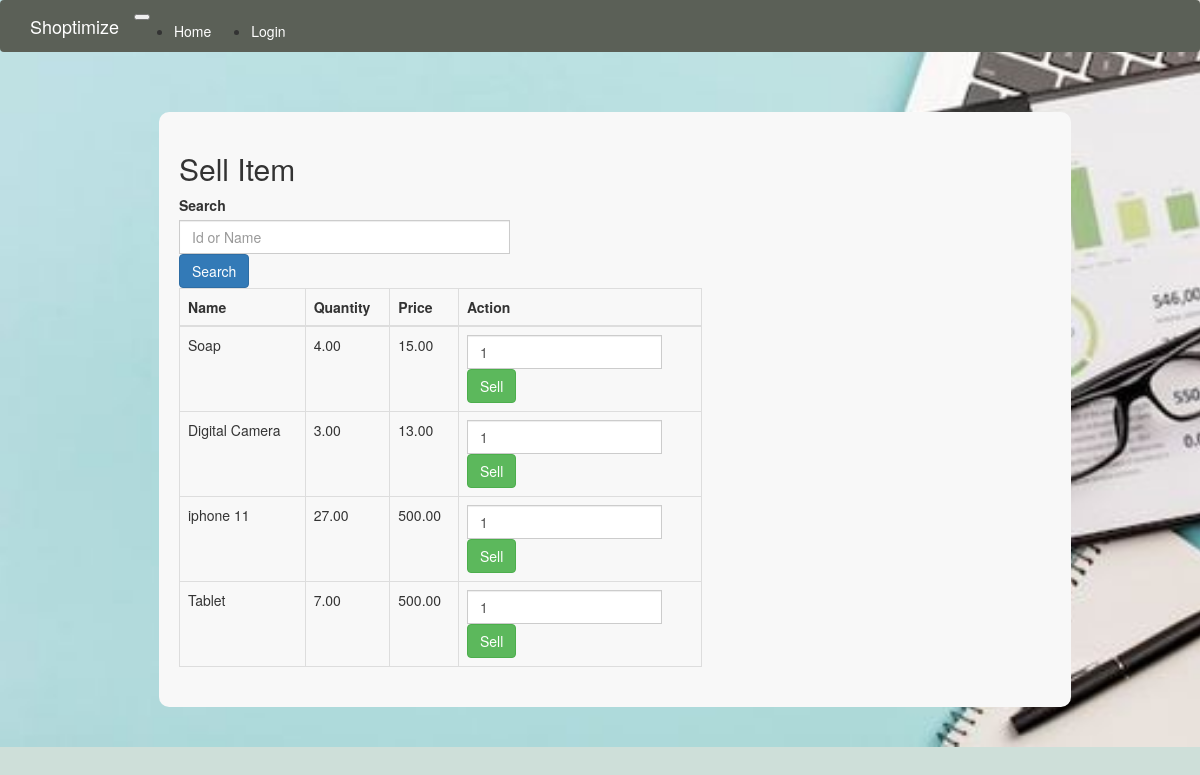
/search_items_cashier, run on an earlier commit of the app's database.
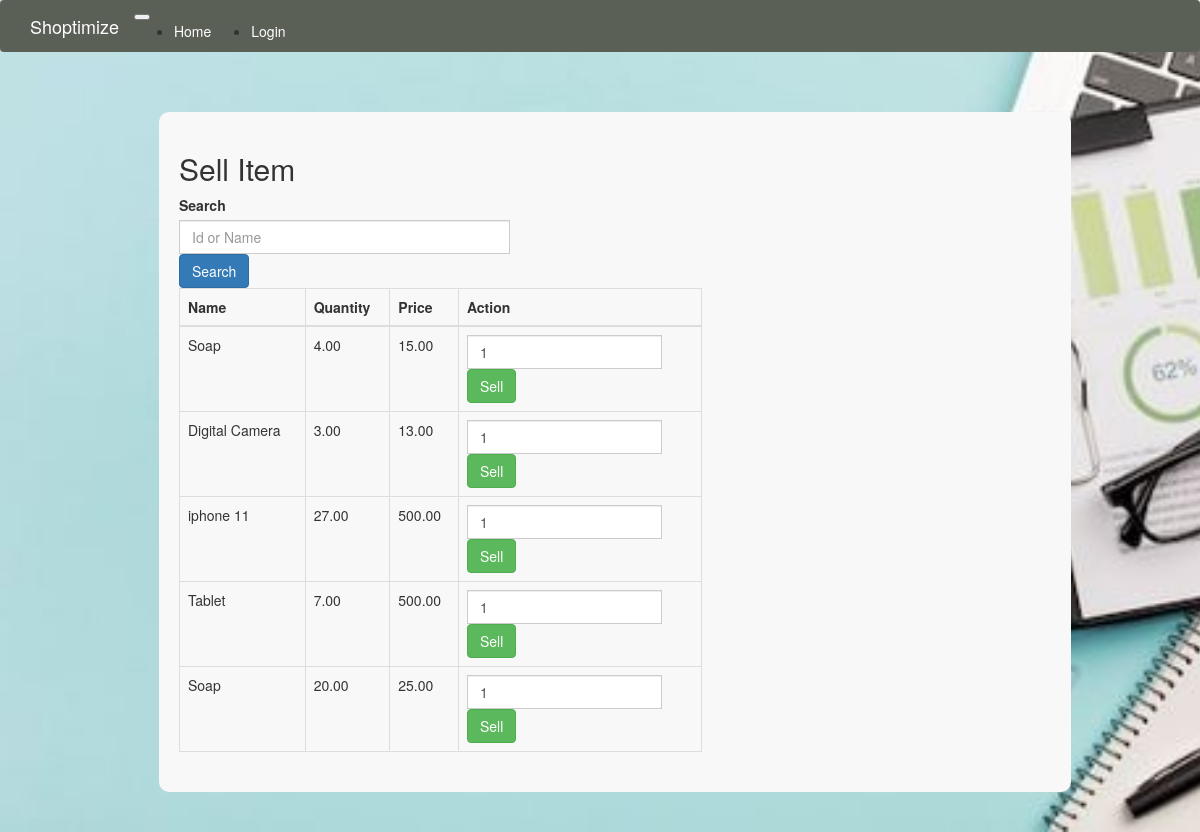
And on a later commit of the database.
### app/models.py (models this page shows, shortened)
class Item(db.Model):
    id = db.Column(db.Integer, primary_key=True)
    name = db.Column(db.String(140))
    date = db.Column(db.DateTime, index=True, default=datetime.utcnow)
    unit = db.Column(db.String(140))
    type = db.Column(db.String(140))
    quantity=db.Column(db.Numeric(10, 2))
    price = db.Column(db.Numeric(10, 2))
    cost_price = db.Column(db.Numeric(10, 2))
    sold_items = db.relationship('Sold',backref='item',lazy='dynamic')

### app/routes.py (the view)
@app.route('/search_items_cashier', methods=['GET', 'POST'])
def search_items_cashier():
    form = SearchForm()
    items = Item.query
    if form.validate_on_submit():
        search_query = form.search.data
        if search_query.isdigit():
            items = items.filter(Item.id == int(search_query))
        else:
            items = items.filter(Item.name.ilike(f'%{search_query}%'))
    items = items.all()
    return render_template('search_items_cashier.html', title='Search Items Cashier', form=form, items=items)

### app/forms.py
class SearchForm(FlaskForm):
    search = StringField('Search', validators=[DataRequired()], render_kw={"placeholder": "Id or Name"})
    submit = SubmitField('Search')

### app/templates/search_items_cashier.html (shortened to what this page needs)
{% extends "base.html" %}
{% block app_content %}
    <div class="container">
        <div style="background-color: #f8f8f8; padding: 20px; border-radius: 10px; width: 80%; margin: 20px auto;">
        <h2>Sell Item</h2>
        <form method="post" class="mb-3">
            <div class="input-group">
                {{ form.search.label }}
                {{ form.search(size=32, class="form-control") }}
                <div class="input-group-append">
                    <button type="submit" class="btn btn-primary">Search</button>
                </div>
            </div>
        </form>
        <table class="table table-bordered" style="width: 60%;">
            <thead class="thead-light">
                <tr>
                    <th>Name</th>
                    <th>Quantity</th>
                    <th>Price</th>
                    <th>Action</th>
                </tr>
            </thead>
            <tbody>
                {% for item in items %}
                    <tr>
                        <td>{{ item.name }}</td>
                        <td>{{ item.quantity }}</td>
                        <td>{{ item.price }}</td>
                        <td>
                            <form action="{{ url_for('sell_item') }}" method="post">
                                <div class="input-group">
                                    <input type="number" name="sell_quantity" class="form-control" min="1" value="1">
                                    <div class="input-group-append">
                                        <button type="submit" class="btn btn-success">Sell</button>
                                    </div>
                                </div>
                            </form>
                        </td>
                    </tr>
                {% endfor %}
            </tbody>
        </table>
        </div></div>
{% endblock %}

### app/templates/base.html (shortened to what this page needs)
{% extends 'bootstrap/base.html' %}
{% block navbar %}
    <nav class="navbar navbar-expand-lg navbar-light" style="background-color: #5B6057;">
        <div class="container">
            <a class="navbar-brand" href="{{ url_for('index') }}" style="color: white;">Shoptimize</a>
            <button class="navbar-toggler" type="button" data-toggle="collapse" data-target="#navbarNav" aria-controls="navbarNav" aria-expanded="false" aria-label="Toggle navigation">
            </button>
            <div class="collapse navbar-collapse" id="navbarNav">
                <ul class="navbar-nav">
                    <li class="nav-item">
                        <a class="nav-link" href="{{ url_for('index') }}" style="color: white;">Home</a>
                    </li>
                </ul>
                <ul class="navbar-nav ml-auto">
                    {% if current_user.is_anonymous %}
                        <li class="nav-item">
                            <a class="nav-link" href="{{ url_for('login') }}" style="color: white;">Login</a>
                        </li>
                    {% endif %}
                </ul>
            </div>
        </div>
    </nav>
{% endblock %}
{% block content %}
    <body style="background-color: #CEDFD9;background-image: url('PycharmProjects/Shoptimize/app/Assets/s_m.jpg'); background-size: cover; background-repeat: no-repeat;">
        <div class="container" style="padding-top: 20px; padding-bottom: 20px; border-radius: 10px;">
            {% block app_content %}{% endblock %}
        </div>
    </body>
{% endblock %}

What changed in the data, as far as the page shows it:
added Item: name "Soap", quantity "20.00", price "25.00"
